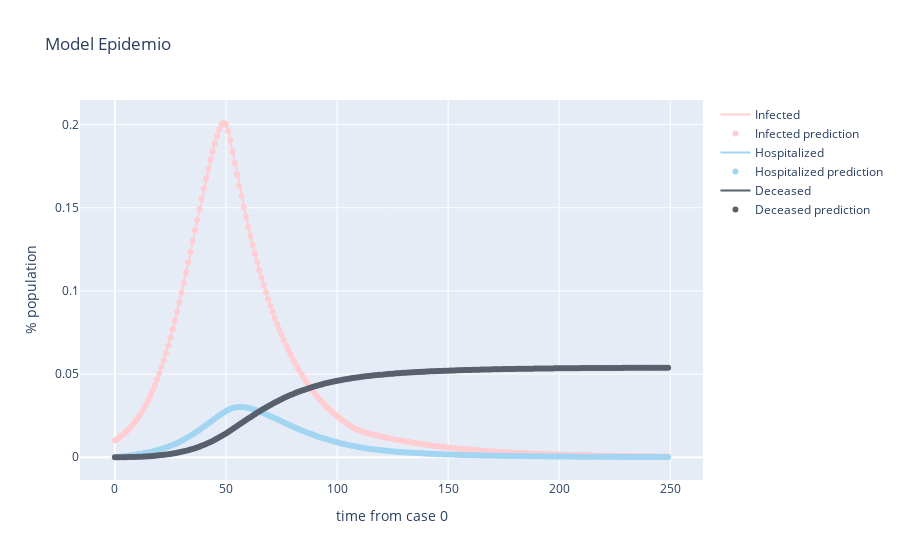

This figure's notebook cell:
### Code cell
Infected = go.Scatter(x=list(t),
                      y=list(y_synt_s[:,0]),
                      name='Infected',
                      mode='lines',
                      marker=dict(color='#ffcdd2'))
Infected_pred = go.Scatter(x=list(t),
                      y=list(y_inf[:,0]),
                      name='Infected prediction',
                      mode='markers',
                      marker=dict(color='#ffcdd2'))
Hospitalized = go.Scatter(x=list(t),
                          y=list(y_synt_s[:,1]),
                          name="Hospitalized",
                          mode='lines',
                          marker=dict(color='#A2D5F2'))
Hospitalized_pred = go.Scatter(x=list(t),
                          y=list(y_inf[:,1]),
                          name="Hospitalized prediction",
                          mode='markers',
                          marker=dict(color='#A2D5F2'))
Deceased = go.Scatter(x=list(t),
                      y=list(y_synt_s[:,2]),
                      name="Deceased",
                      mode='lines',
                      marker=dict(color='#59606D'))
Deceased_pred = go.Scatter(x=list(t),
                      y=list(y_inf[:,2]),
                      name="Deceased prediction",
                      mode='markers',
                      marker=dict(color='#59606D'))
layout = go.Layout(title="Model Epidemio",
                    xaxis=dict(title="time from case 0"),
                    yaxis=dict(title=" % population"))
data = [Infected,Infected_pred, Hospitalized,Hospitalized_pred, Deceased,Deceased_pred]
fig = go.Figure(data=data, layout=layout)
fig.show()
Susceptible = go.Scatter(x=list(t),
                      y=list(y_synt_s[:,3]),
                      name='Susceptible',
                      mode='lines',
                      marker=dict(color='#ffcdd2'))
Susceptible_pred = go.Scatter(x=list(t),
                      y=list(y_inf[:,3]),
                      name='Susceptible prediction',
                      mode='markers',
                      marker=dict(color='#ffcdd2'))
Recovered = go.Scatter(x=list(t),
                          y=list(y_synt_s[:,4]),
                          name="Recovered",
                          mode='lines',
                          marker=dict(color='#A2D5F2'))
Recovered_pred = go.Scatter(x=list(t),
                          y=list(y_inf[:,4]),
                          name="Recovered pred",
                          mode='markers',
                          marker=dict(color='#A2D5F2'))
data = [Susceptible,Susceptible_pred, Recovered, Recovered_pred]
fig = go.Figure(data=data, layout=layout)
fig.show()

### Figure 1 — Plotly figure (JSON) as saved in the notebook; plotly's stock layout.template omitted (floating-point values rounded to 4 significant figures; data arrays with more than 128 entries replaced by an {"elided": "..."} marker saying what was removed)
{"data": [{"marker": {"color": "#ffcdd2"}, "mode": "lines", "name": "Infected", "type": "scatter", "x": {"elided": "250 int values"}, "y": {"elided": "250 float values"}}, {"marker": {"color": "#ffcdd2"}, "mode": "markers", "name": "Infected prediction", "type": "scatter", "x": {"elided": "250 int values"}, "y": {"elided": "250 float values"}}, {"marker": {"color": "#A2D5F2"}, "mode": "lines", "name": "Hospitalized", "type": "scatter", "x": {"elided": "250 int values"}, "y": {"elided": "250 float values"}}, {"marker": {"color": "#A2D5F2"}, "mode": "markers", "name": "Hospitalized prediction", "type": "scatter", "x": {"elided": "250 int values"}, "y": {"elided": "250 float values"}}, {"marker": {"color": "#59606D"}, "mode": "lines", "name": "Deceased", "type": "scatter", "x": {"elided": "250 int values"}, "y": {"elided": "250 float values"}}, {"marker": {"color": "#59606D"}, "mode": "markers", "name": "Deceased prediction", "type": "scatter", "x": {"elided": "250 int values"}, "y": {"elided": "250 float values"}}], "layout": {"title": {"text": "Model Epidemio"}, "xaxis": {"title": {"text": "time from case 0"}}, "yaxis": {"title": {"text": " % population"}}}}
